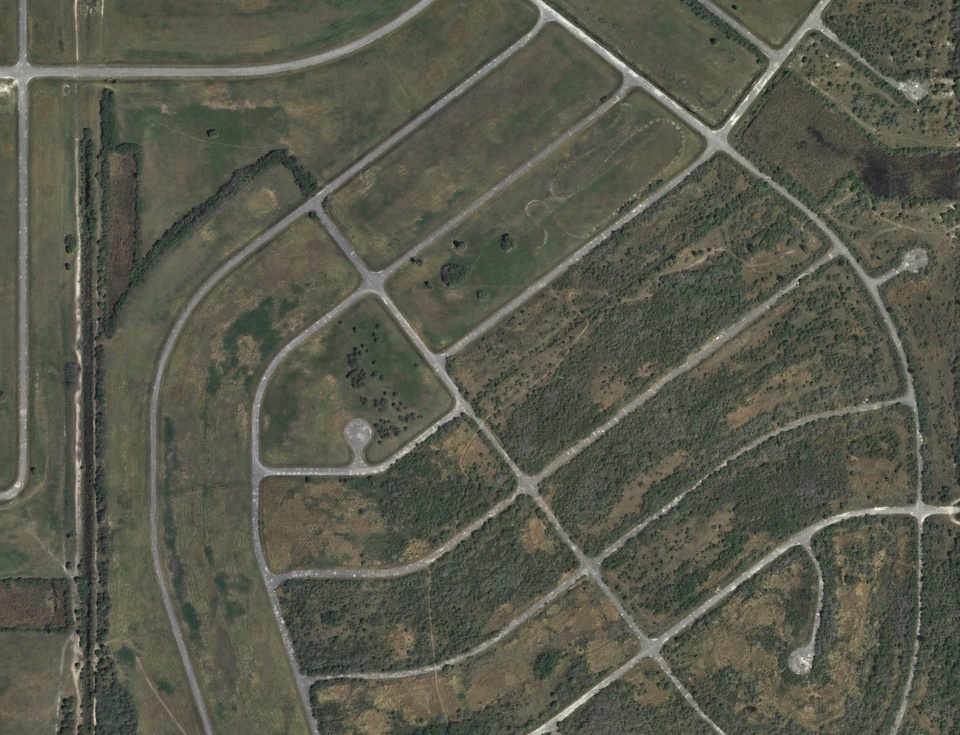
#> input picture Data/NewLSTemplates/newLS_drone_highQ.jpg, 960 x 735 px, shrunk from 2826 x 2164 before the run
$ jupyter execute '0. Template_Match_Test.ipynb'   (shell and % lines are left out)   (text cells are left out)
#> lines starting #> are read from the running program, lines starting #| are printed output that depends on the picture; pictures that were not available may be replaced by others from this repository, and a replacement may not be noted
[cell 1]
import cv2 as cv
import numpy as np
from matplotlib import pyplot as plt

[cell 2]
template_image='NewLSTemplates/newLS_sat_dot4_lowQ.jpg'
test_image='NewLSTemplates/newLS_drone_highQ.jpg'

img = cv.imread('../Data/'+test_image,0)
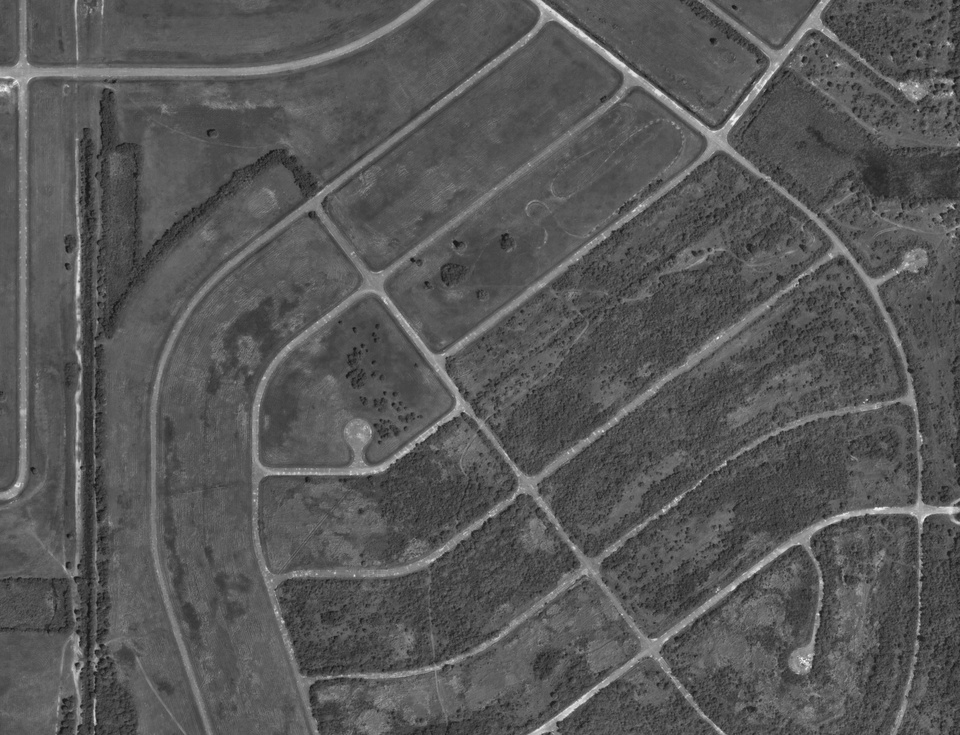
#> img: shape (735, 960); min 13, max 252, mean 87.6
img2 = img.copy()
template = cv.imread('../Data/'+template_image,0)
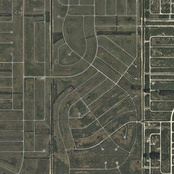
#> input picture Data/NewLSTemplates/firstarialview.jpg, 174 x 174 px, shrunk from 512 x 512 before the run, given in place of newLS_sat_dot4_lowQ.jpg, which was not available
#> template: shape (174, 174); min 30, max 249, mean 88.8
w, h = template.shape[::-1]
#> w = 174; h = 174

[cell 3]
# All the 6 methods for comparison in a list
methods = ['cv.TM_CCOEFF', 'cv.TM_CCOEFF_NORMED', 'cv.TM_CCORR',
            'cv.TM_CCORR_NORMED', 'cv.TM_SQDIFF', 'cv.TM_SQDIFF_NORMED']

[cell 4]
for meth in methods:
    img = img2.copy()
    method = eval(meth)
    # Apply template Matching
    res = cv.matchTemplate(img,template,method)
    min_val, max_val, min_loc, max_loc = cv.minMaxLoc(res)
    # If the method is TM_SQDIFF or TM_SQDIFF_NORMED, take minimum
    if method in [cv.TM_SQDIFF, cv.TM_SQDIFF_NORMED]:
        top_left = min_loc
    else:
        top_left = max_loc
    bottom_right = (top_left[0] + w, top_left[1] + h)
    cv.rectangle(img,top_left, bottom_right, 255, 2)
    plt.subplot(121),plt.imshow(res,cmap = 'gray')
    plt.title('Matching Result'), plt.xticks([]), plt.yticks([])
    plt.subplot(122),plt.imshow(img,cmap = 'gray')
    plt.title('Detected Point'), plt.xticks([]), plt.yticks([])
    plt.suptitle(meth)
    plt.show()
#> this loop made 6 passes
#> (min_val, max_val, min_loc, top_left, bottom_right) on passes 1 to 4: (-908982.9, 1177850.9, (638, 447), (208, 447), (382, 621)), (-0.0728, 0.101, (154, 440), (208, 447), (382, 621)), (215565104, 252035344, (81, 109), (212, 406), (386, 580)), (0.928, 0.967, (786, 507), (434, 66), (608, 240))
#> (min_val, max_val, max_loc, top_left, bottom_right) on passes 5 to 6: (16350528, 36177264, (786, 505), (434, 66), (608, 240)), (0.0663, 0.144, (786, 507), (434, 66), (608, 240))
#> pass 1, `res = cv.matchTemplate(img,template,method)`:
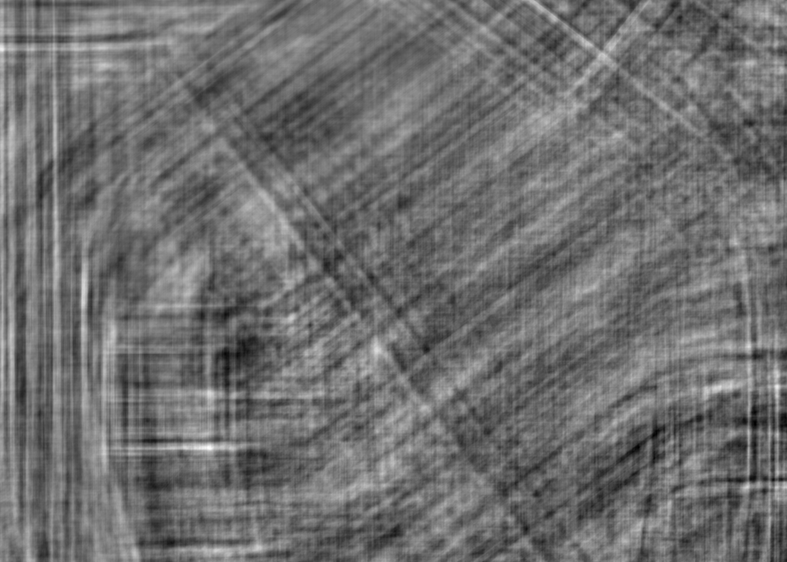
#> res: shape (562, 787) float32; min -908982.9, max 1177850.9, mean 2219.6; drawn with min black and max white
#> pass 1, `plt.show()`:
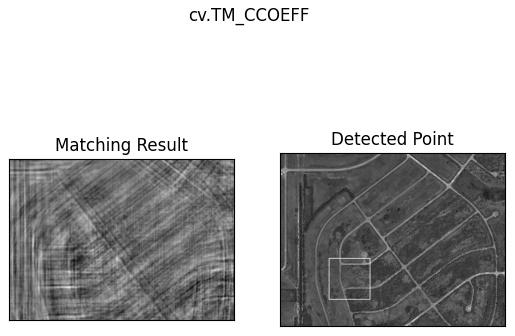
#> figure drawn by matplotlib, 2 panels
#> pass 3, `res = cv.matchTemplate(img,template,method)`:
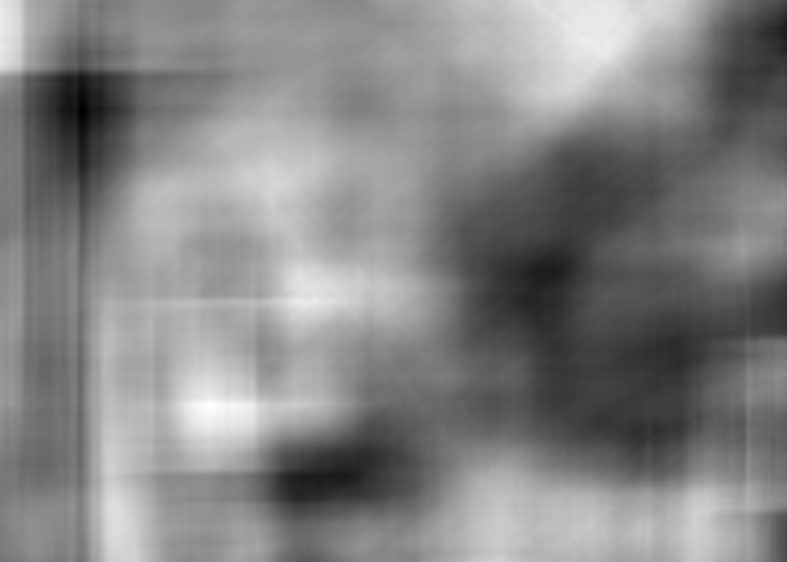
#> res: shape (562, 787) float32; min 215565104, max 252035344, mean 234502832; drawn with min black and max white
#> after the loop:
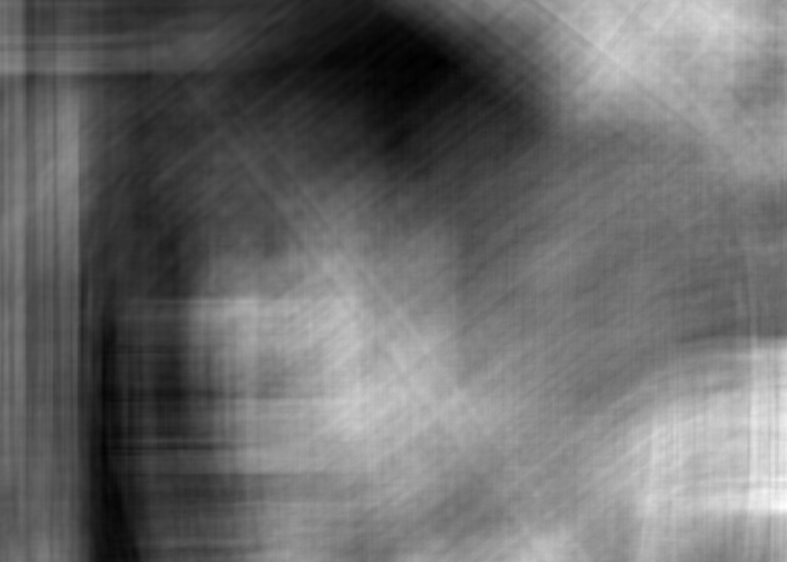
#> res: shape (562, 787) float32; min 0.0663, max 0.144, mean 0.0991; drawn with min black and max white
